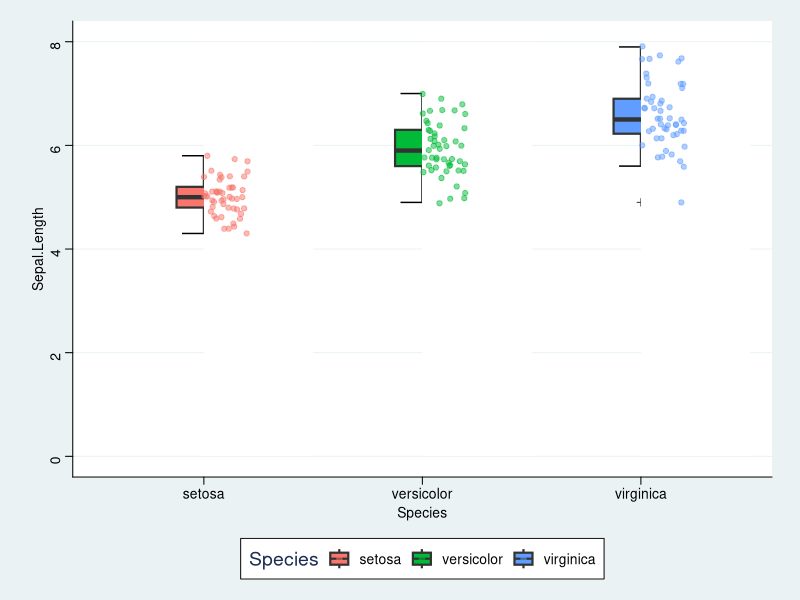

This figure's R source:
# R script by Frank Soboczenski, PhD 
# email: frank.soboczenski@kcl.ac.uk
# twitter: h21k

# Small script that checks if the required packages are installed if not it will install them !

requiredPackages = c('ggplot2','ggthemes')
for(a in requiredPackages){
  if(!require(a, character.only = TRUE)) install.packages(a)
  library(a,character.only = TRUE)
}

#loading the libraries
library(ggplot2);library(ggthemes)

#data source
data(iris)

#plotting the plot :) 
ggplot(iris) +
  theme_stata() +
  theme(line = element_blank()) + 
  stat_boxplot(aes(x = Species, y = Sepal.Length), geom='errorbar', linetype=1, width=0.2) + 
  geom_boxplot(aes(x = Species, y = Sepal.Length, fill=Species),
               alpha = 1, size = 0.75, width = 0.25, outlier.shape = 3) + 
  annotate("rect", xmin = 1, xmax = 1.5, ymin = 0, ymax = 8, alpha = 1, fill = 'white') +
  annotate("rect", xmin = 2, xmax = 2.5, ymin = 0, ymax = 8, alpha = 1, fill = 'white') +
  annotate("rect", xmin = 3, xmax = 3.5, ymin = 0, ymax = 8, alpha = 1, fill = 'white') +
  geom_point(aes(x = as.numeric(Species) + 0.1, colour = Species, y = Sepal.Length),
             alpha = 0.5, position = position_jitter(width = 0.1))

#Notes

#outlier.shape = 3 --> display outliers as crosses
#